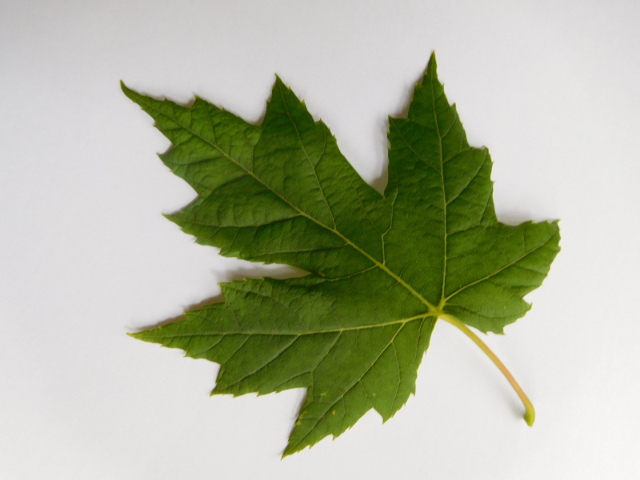
#> input picture Libro/Codigo/OpenCV/imagenes/hoja.jpg, 640 x 480 px
$ python bounding_box_hoja_elipse.py
#> lines starting #> are read from the running program, lines starting #| are printed output that depends on the picture; after the words box and inside, x2 and y2 are one past the last pixel; in counts of white or black regions, pixels touching at a corner belong together
import cv2
import numpy as np

kernel = np.ones((10,10),np.uint8)

umbral = 175
color = (0,0,255)
grosor = 3

img = cv2.imread('../imagenes/hoja.jpg')
#> img is the input picture: shape (480, 640, 3); mean B, G, R 160.3, 183.1, 177.7

img_byn = cv2.cvtColor(img, cv2.COLOR_BGR2GRAY)
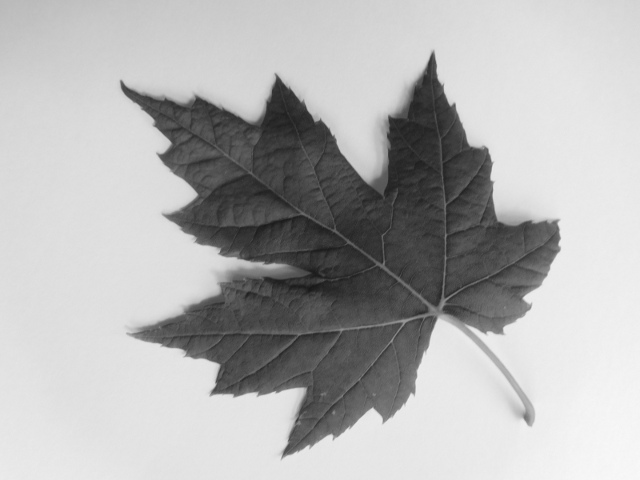
#> img_byn: shape (480, 640); min 24, max 249, mean 178.9
img_erosionada = cv2.erode(img_byn,kernel)
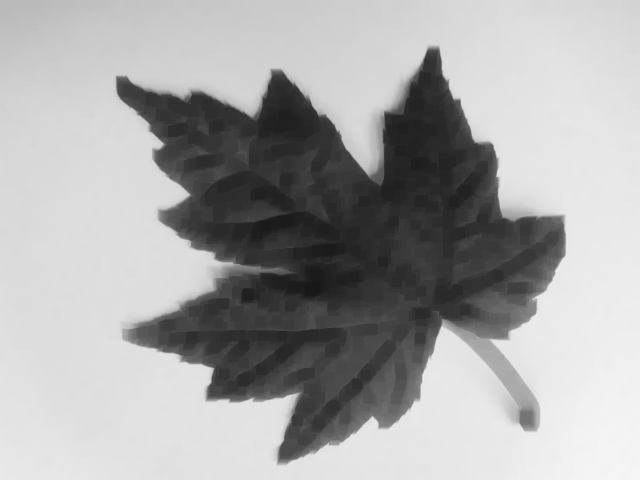
#> img_erosionada: shape (480, 640); min 24, max 246, mean 167.4
_, img_umbral = cv2.threshold(img_erosionada, umbral, 255, cv2.THRESH_BINARY_INV)
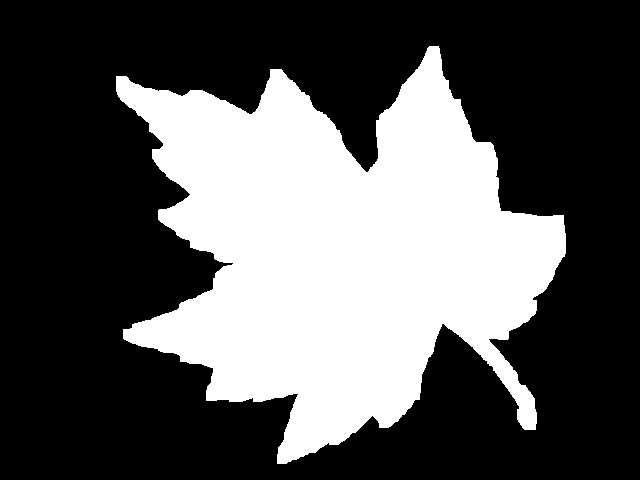
#> img_umbral: shape (480, 640); 34.1% white; 1 white region
contornos, _ = cv2.findContours(img_umbral, cv2.RETR_LIST, cv2.CHAIN_APPROX_NONE)
#> contornos = 1 contour; box (x1, y1, x2, y2) and area: (116, 46, 566, 464) 103692

for contorno in contornos:
    elipse = cv2.fitEllipse (contorno)
    cv2.ellipse (img, elipse, color, grosor)
#> this loop made 1 pass
#> elipse on pass 1: ((337.5, 251.7), (365.6, 439), 119)
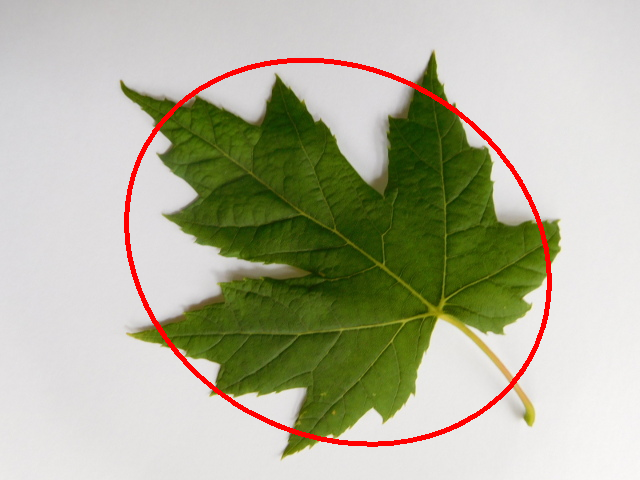
#> img: shape (480, 640, 3); 2.04% of pixels changed, all inside (x1, y1, x2, y2) = (124, 58, 552, 447)

cv2.imshow('Bounding box', img)

cv2.waitKey(0)
cv2.destroyAllWindows()
